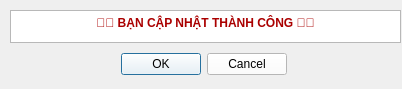
<?xml version="1.0" encoding="UTF-8"?>
<ui version="4.0">
 <class>Dialog</class>
 <widget class="QDialog" name="Dialog">
  <property name="geometry">
   <rect>
    <x>0</x>
    <y>0</y>
    <width>402</width>
    <height>89</height>
   </rect>
  </property>
  <property name="windowTitle">
   <string>Dialog</string>
  </property>
  <widget class="QDialogButtonBox" name="exit_button">
   <property name="geometry">
    <rect>
     <x>120</x>
     <y>50</y>
     <width>167</width>
     <height>29</height>
    </rect>
   </property>
   <property name="styleSheet">
    <string notr="true">color: rgb(0, 0, 0);
background-color: rgb(255, 255, 255);
font: 700 9pt &quot;Segoe UI&quot;;</string>
   </property>
   <property name="orientation">
    <enum>Qt::Horizontal</enum>
   </property>
   <property name="standardButtons">
    <set>QDialogButtonBox::Cancel|QDialogButtonBox::Ok</set>
   </property>
  </widget>
  <widget class="QTextBrowser" name="textBrowser">
   <property name="geometry">
    <rect>
     <x>10</x>
     <y>10</y>
     <width>391</width>
     <height>33</height>
    </rect>
   </property>
   <property name="styleSheet">
    <string notr="true">color: rgb(170, 0, 0);
font: 700 9pt &quot;Segoe UI&quot;;</string>
   </property>
   <property name="html">
    <string>&lt;!DOCTYPE HTML PUBLIC &quot;-//W3C//DTD HTML 4.0//EN&quot; &quot;http://www.w3.org/TR/REC-html40/strict.dtd&quot;&gt;
&lt;html&gt;&lt;head&gt;&lt;meta name=&quot;qrichtext&quot; content=&quot;1&quot; /&gt;&lt;meta charset=&quot;utf-8&quot; /&gt;&lt;style type=&quot;text/css&quot;&gt;
p, li { white-space: pre-wrap; }
hr { height: 1px; border-width: 0; }
li.unchecked::marker { content: &quot;\2610&quot;; }
li.checked::marker { content: &quot;\2612&quot;; }
&lt;/style&gt;&lt;/head&gt;&lt;body style=&quot; font-family:'Segoe UI'; font-size:9pt; font-weight:700; font-style:normal;&quot;&gt;
&lt;p align=&quot;center&quot; style=&quot; margin-top:0px; margin-bottom:0px; margin-left:0px; margin-right:0px; -qt-block-indent:0; text-indent:0px;&quot;&gt;️🎊️🎊 BẠN CẬP NHẬT THÀNH CÔNG ️🎊️🎊&lt;/p&gt;&lt;/body&gt;&lt;/html&gt;</string>
   </property>
  </widget>
 </widget>
 <resources/>
 <connections/>
</ui>
